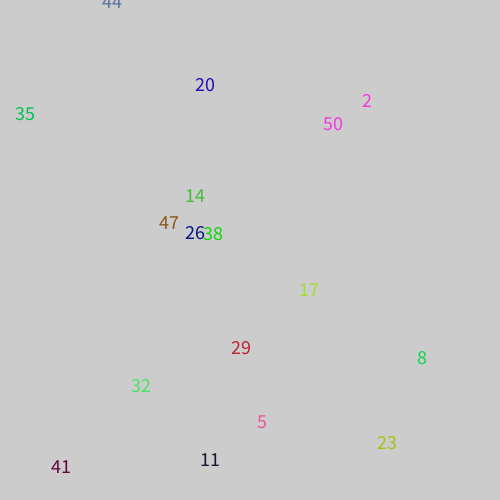
Frame 1 (no input)
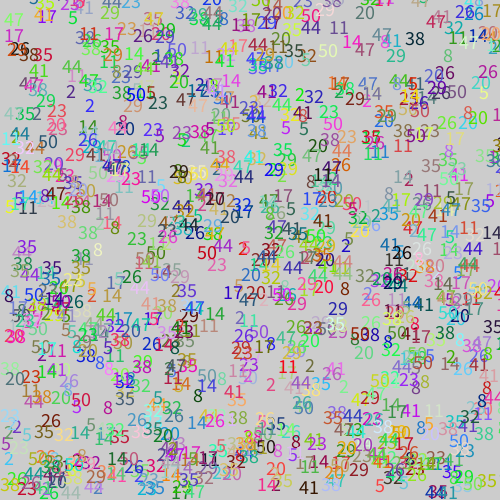
Frame 60 (the mouse pressed at the canvas centre just before this capture)
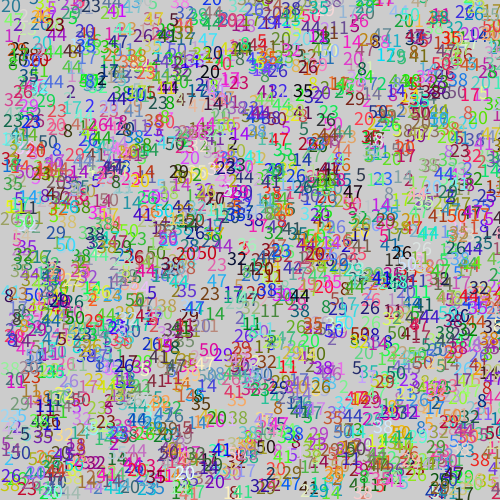
Frame 120 (the mouse held since frame 60 and released just before this capture)

The Processing sketch that drew these frames (run headless with seeded random() and noise(); from frame 60 on, the mouse is pressed at the canvas centre):

// Processing sketch: Loops
// ── Loops.pde
void setup () {
  size (500, 500);
  noStroke();
  frameRate (60);
}

void draw () {
  for (int s=50; s > 0; s=s-3) {
    float r1, r2;

    r1 = random(0, 500);
    r2 = random(0, 500);

    fill(random(0, 255), random(0, 255), random(0, 255));

    //ellipse (r1, r2, s, s);
    textSize (20);
    text (s, r1, r2);
    delay(2);
  }
}
